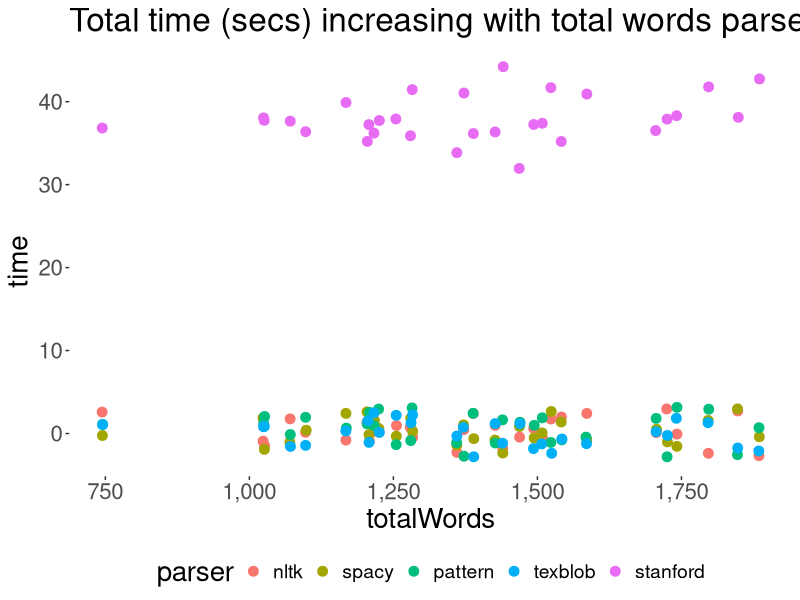
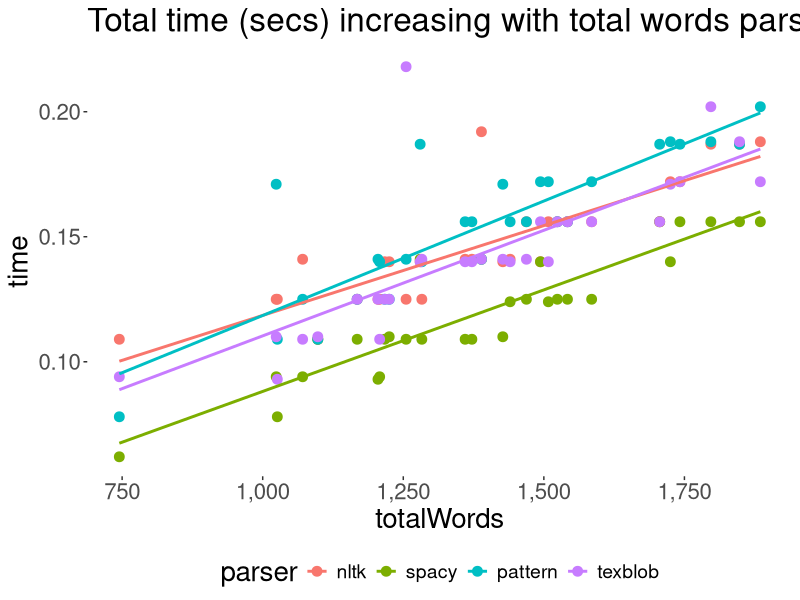
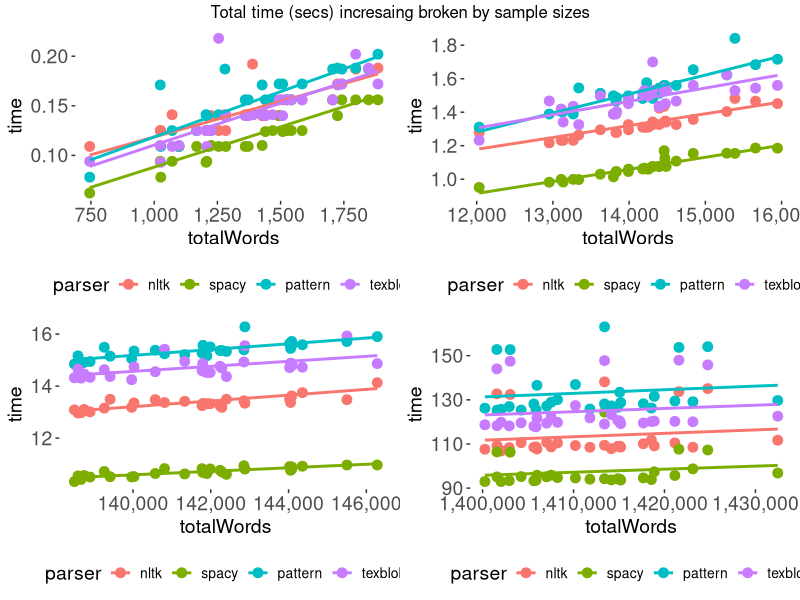

R code for these plots, in order: (Note: this script raises an error after producing the figures.)
setwd("~/Desktop/parser-comparions-pycon-dublin-2016")

library(data.table)
library(dplyr)
library(dtplyr)
library(ggplot2)
library(tidyr)
library(forcats)
library(ggthemes)
library(scales)
library(gridExtra)

#Read in the data
posData <- fread("posTimes.csv")

#text.blob doesn't return puncs
posData <- posData[,textblob.puncs := pattern.puncs]


#Make long & join back
posTimes <- data.table(gather(posData[,c(1:8),with=F], parser, time, nlkt.time:stan.time, factor_key=TRUE))
posPuncs <- data.table(gather(posData[,c(1,2,3,9:13),with=F], parser, puncs, nlkt.puncs:stan.puncs, factor_key = TRUE))
posData2 <- cbind(posTimes[,c(1:5),with=F],posPuncs[,c(5:5),with=F])

#Rename the parsers
posData2 <- posData2 %>%
  mutate(parser = fct_recode(parser,
                              "nltk"    = "nlkt.time",
                              "spacy"      = "spacy.time",
                              "pattern" = "pattern.time",
                              "texblob" = "textblob.time",
                              "stanford"        = "stan.time"))

setnames(posData2,"sampleSize","sampleRows")

#At 1000 - row 74 contains an outlier for textblob, At 10000 row 96 contains outlier for pattern, 98 contains lot of words in 
#comparison to other samples.
#Remove outliers

posData2 <- posData2[!index %in% c(74,96),]

#Create a theme
#Create theme for ggplots
theme_present <- function(){
  theme(
    axis.text.x=element_text(size=16),
    axis.text.y=element_text(size=16),
    axis.title.x=element_text(size=20),
    axis.title.y=element_text(size=20),
    panel.background = element_blank(),
    title=element_text(size=20),
    legend.position="bottom",
    legend.text = element_text(size=14))
  
}

theme_present2 <- function(){
  theme(
    axis.text.x=element_text(size=14),
    axis.text.y=element_text(size=14),
    axis.title.x=element_text(size=14),
    axis.title.y=element_text(size=14),
    panel.background = element_blank(),
    title=element_text(size=14),
    legend.position="bottom",
    legend.text = element_text(size=10))
  
}





#Plot 1 with them all 
plot1 <- ggplot(posData2[sampleRows==10,], aes(x=totalWords,y=time)) + 
  geom_jitter(aes(colour=parser),size=3,height=3) + 
  scale_x_continuous(labels = comma) +
  ggtitle("Total time (secs) increasing with total words parsed") +
  theme_present() 
plot1

#Plot 2 without standford
plot2 <- ggplot(posData2[sampleRows==10 & parser != "stanford",], aes(x=totalWords,y=time)) + 
  geom_point(aes(colour=parser),size=3) +
  geom_smooth(method="lm",se=FALSE,aes(color=parser)) +
  scale_x_continuous(labels = comma) +
  ggtitle("Total time (secs) increasing with total words parsed") +
  theme_present() 
plot2

#Plot3 across all sample sizes
sampleSizes<-c(10,100,1000,10000)
p=list()

for(i in 1:length(sampleSizes)){
  p[[i]] <- ggplot(posData2[sampleRows == sampleSizes[i] & parser != "stanford",], aes(x=totalWords,y=time)) + 
    geom_point(aes(colour=parser),size=3) +
    geom_smooth(method="lm",se=FALSE,aes(color=parser)) +
    scale_x_continuous(labels = comma) + 
    theme_present2() 
}

plot3 <- do.call(grid.arrange,c(p,top="Total time (secs) incresaing broken by sample sizes"))

averagePOSTime <- posData2 %>% group_by(parser,sampleRows) %>% 
  summarise(mean.time = weighted.mean(time,totalWords/sum(totalWords),na.rm=T,)) %>%
  spread(sampleRows,mean.time)

speedGain <- data.frame(lapply(averagePOSTime[,(2:5),with=F], function(X) X/X[1]))
speedGain$average = round(rowMeans(speedGain,na.rm=T),2)
speedGain <- cbind(averagePOSTime$parse,speedGain)
